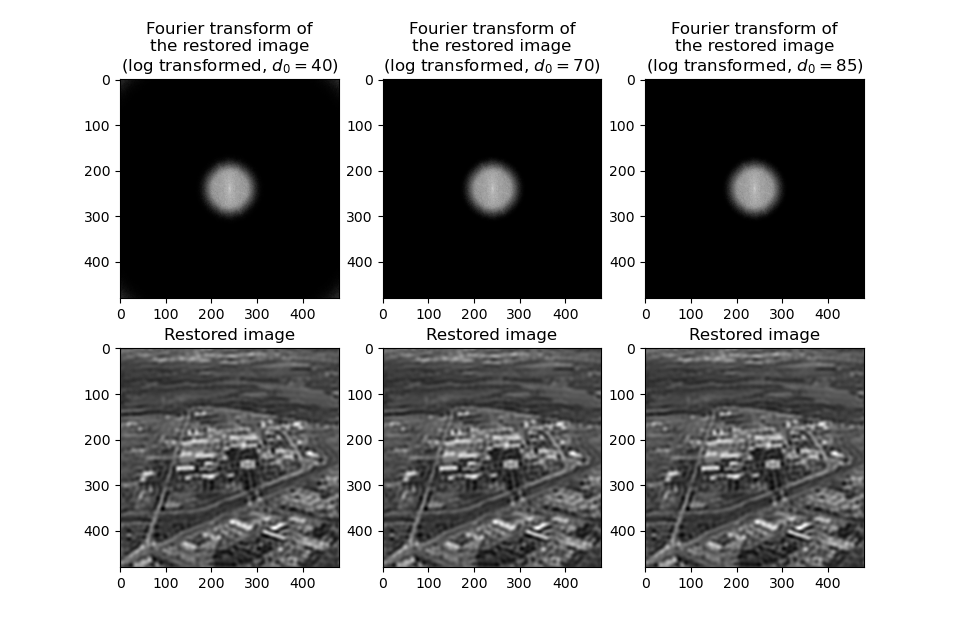

This chart was generated by the following Python code:
import numpy as np
from PIL import Image
from matplotlib import pyplot as plt

from numpy.fft import fft2, ifft2, fftshift, ifftshift

# %% read in the image and do transform
Q6_2 = np.array(Image.open("Q6_2.tif"))
row, col = Q6_2.shape
img_fourier = fftshift(fft2(Q6_2))


# %% butterworth low pass filter
def butterworth(d: int = 40):
    n = 10

    def _func(mu, nu):
        return 1 / (1 + ((mu - row / 2) ** 2 + (nu - col / 2) ** 2) ** n /
                    d ** (2 * n))

    return np.fromfunction(_func, (row, col)).astype(float)


butter40 = butterworth(d=40)
butter70 = butterworth(d=70)
butter85 = butterworth(d=85)

plt.figure(figsize=(9.6, 4.8))
plt.subplot(131)
plt.imshow(butter40, cmap='gray')
plt.title('Butterworth low pass filter\n$d_0=40$')
plt.subplot(132)
plt.imshow(butter70, cmap='gray')
plt.title('Butterworth low pass filter\n$d_0=70$')
plt.subplot(133)
plt.imshow(butter85, cmap='gray')
plt.title('Butterworth low pass filter\n$d_0=85$')
plt.savefig("Q6_2_b.png")
plt.show()

# %% generate degradation function
k = 0.0025
func = np.fromfunction(lambda mu, nu:
                       np.exp(-k * ((mu - row / 2) ** 2 + (nu - col / 2) ** 2) ** (5 / 6)),
                       (row, col))

# %% restore the image
img_out_fourier = img_fourier / func


def restore(butter, fourier=img_out_fourier):
    fourier *= butter
    img_out_view = np.log10(np.abs(fourier) + 1)
    img_out = np.abs(ifft2(ifftshift(img_out_fourier)))
    return fourier, img_out_view, img_out


_, img_out_view40, img_out40 = restore(butter40)
_, img_out_view70, img_out70 = restore(butter70)
_, img_out_view85, img_out85 = restore(butter85)

plt.figure(figsize=(9.6, 6.4))
plt.subplot(231)
plt.imshow(img_out_view40, cmap='gray')
plt.title(
    'Fourier transform of\n'
    'the restored image\n'
    '(log transformed, $d_0 = 40$)')
plt.subplot(234)
plt.imshow(img_out40, cmap='gray')
plt.title('Restored image')

plt.subplot(232)
plt.imshow(img_out_view70, cmap='gray')
plt.title(
    'Fourier transform of\n'
    'the restored image\n'
    '(log transformed, $d_0 = 70$)')
plt.subplot(235)
plt.imshow(img_out70, cmap='gray')
plt.title('Restored image')

plt.subplot(233)
plt.imshow(img_out_view85, cmap='gray')
plt.title(
    'Fourier transform of\n'
    'the restored image\n'
    '(log transformed, $d_0 = 85$)')
plt.subplot(236)
plt.imshow(img_out85, cmap='gray')
plt.title('Restored image')
plt.savefig('Q6_2_2.png')
plt.show()
